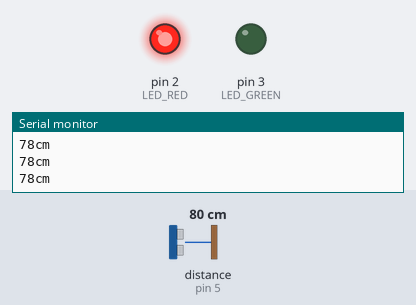
This sketch was run on a simulated Arduino Uno, built with avr-gcc and run on an emulated ATmega328P. On the bench: output pins drawn as LEDs (lit = HIGH), the last lines printed to the serial monitor. Wiring (inferred from the names in the program): ultrasonic range finder: trigger pin 6; echo pin 5. The test bench sets the inputs (shaded band); at power-on: distance to the obstacle (sensor on pin 5) 80 cm. The echo pulse lasts 58.3 µs per cm; pins used as bus, display or sensor lines are not drawn.

Above: at 1.4 s.
1.5 s: distance to the obstacle (sensor on pin 5) set to 198 cm
3.0 s: distance to the obstacle (sensor on pin 5) set to 205 cm
At 3.5 s:
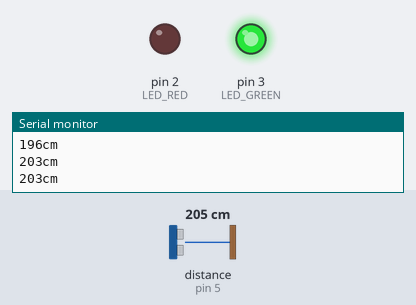
4.5 s: distance to the obstacle (sensor on pin 5) set to 2 cm
At 5.4 s:
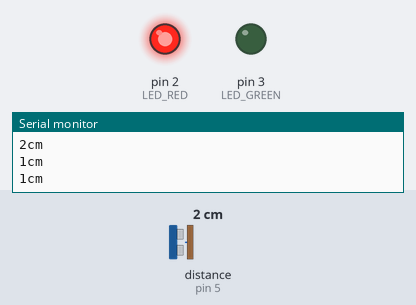
6.1 s: distance to the obstacle (sensor on pin 5) set to 250 cm
At 7.2 s:
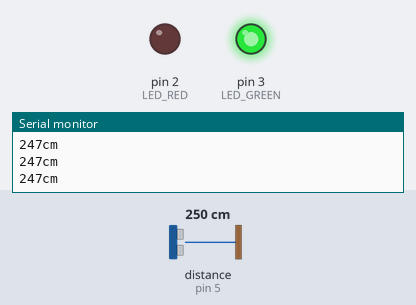
Timing chart, 0 to 8.6 s (numbered marks = the images above; inputs shaded):
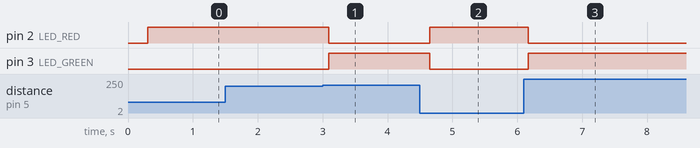

Measured:
- the behaviour switches between 201 and 202 cm on distance to the obstacle (sensor on pin 5) (found by bisection; images 0 and 1)
- after the input at 3.0 s, pin 2 (LED_RED): HIGH → LOW after 0.10 s; pin 3 (LED_GREEN): LOW → HIGH after 0.10 s
- after the input at 4.5 s, pin 2 (LED_RED): LOW → HIGH after 0.15 s; pin 3 (LED_GREEN): HIGH → LOW after 0.15 s
- after the input at 6.1 s, pin 2 (LED_RED): HIGH → LOW after 0.07 s; pin 3 (LED_GREEN): LOW → HIGH after 0.07 s

The sketch:

covid_social_distance_meter.ino
```cpp
int LED_GREEN = 3;
int LED_RED = 2;

int TRIG_PIN = 6;
int ECHO_PIN = 5;

long duration;
int distance;

// the setup function runs once when you press reset or power the board
void setup() {
  Serial.begin(9600);

  // initialize led pins as output.
  pinMode(LED_GREEN, OUTPUT);
  pinMode(LED_RED, OUTPUT);

  // initialize sensor pins
  pinMode(ECHO_PIN, INPUT);
  pinMode(TRIG_PIN, OUTPUT);
}

// the loop function runs over and over again forever
void loop() {

  delay(300);

  // Clears the TRIG_PIN condition
  digitalWrite(TRIG_PIN, LOW);
  delayMicroseconds(2);

  // Sets the TRIG_PIN HIGH (ACTIVE) for 10 microseconds
  digitalWrite(TRIG_PIN, HIGH);
  delayMicroseconds(10);
  digitalWrite(TRIG_PIN, LOW);

  // Reads the ECHO_PIN, returns the sound wave travel time in microseconds
  duration = pulseIn(ECHO_PIN, HIGH);

  // Calculating the distance
  // Speed of sound wave divided by 2 (there and back)
  distance = duration * 0.034 / 2;

  // Displays the distance on the Serial Monitor
  Serial.print(distance);
  Serial.println("cm");

  // Set the led state based on the distance
  digitalWrite(LED_GREEN, distance  >= 200 ? HIGH : LOW);
  digitalWrite(LED_RED, distance < 200 ? HIGH : LOW);
}
```
